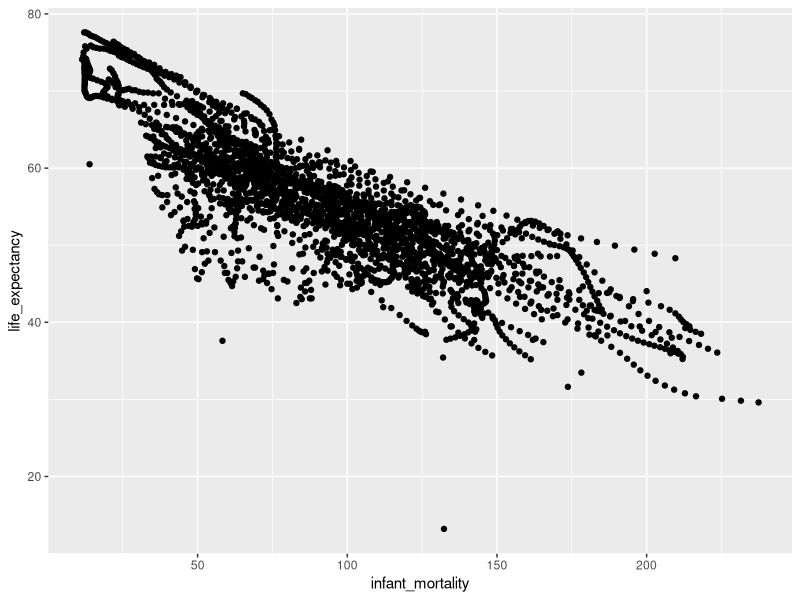
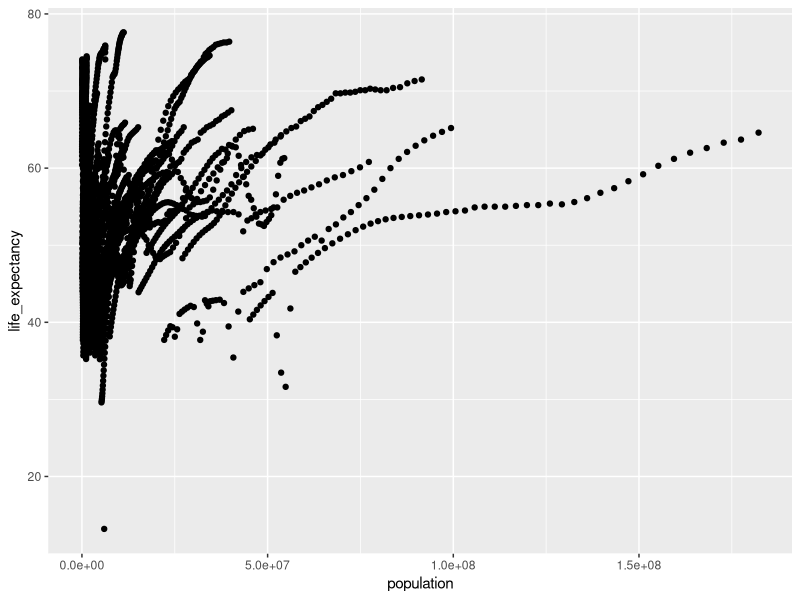
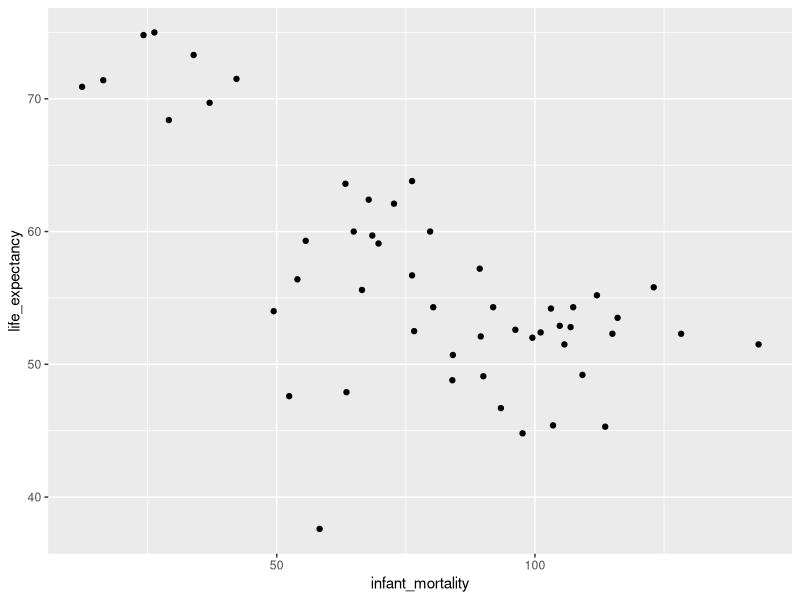
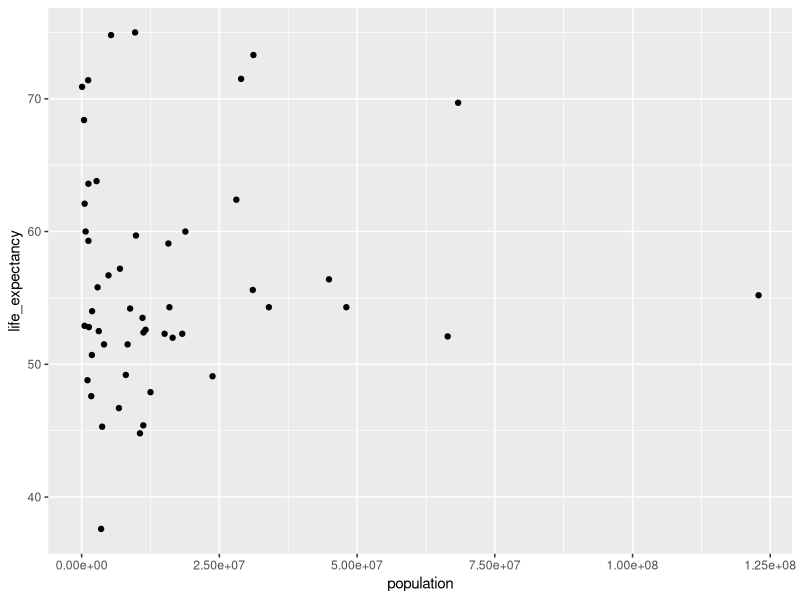
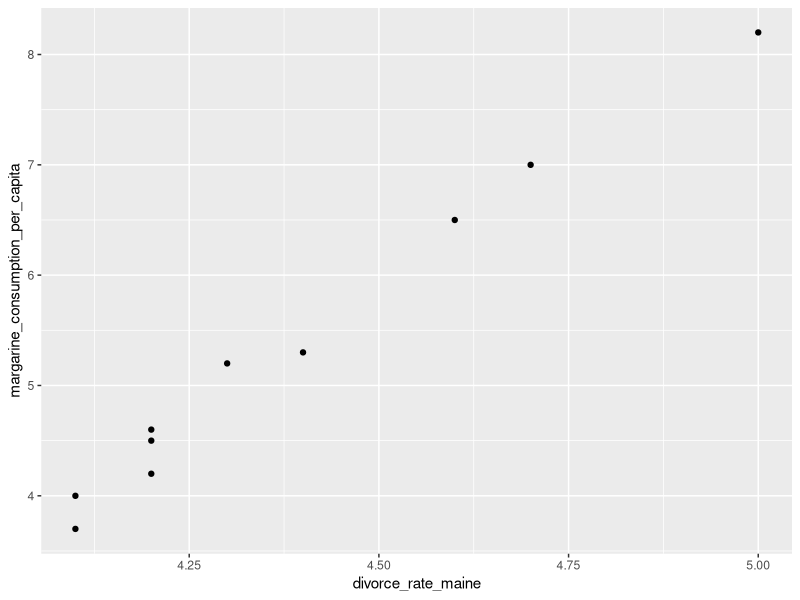
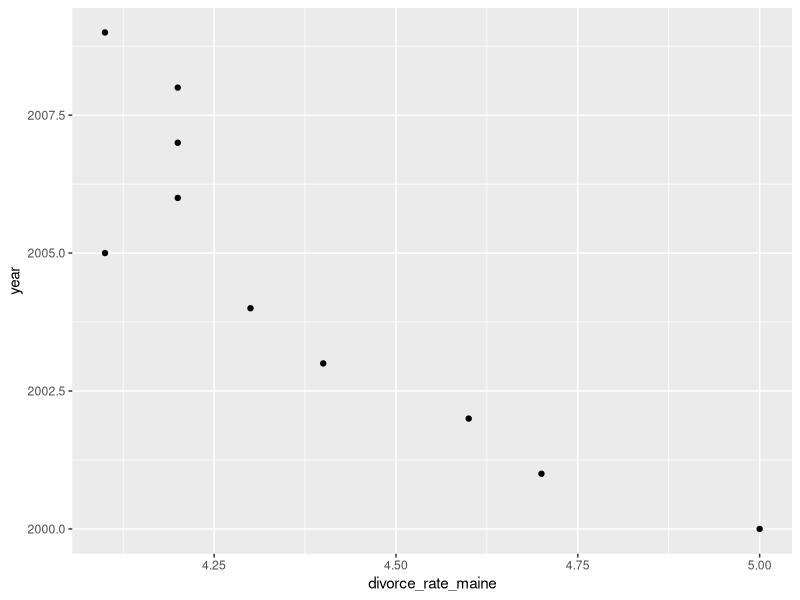
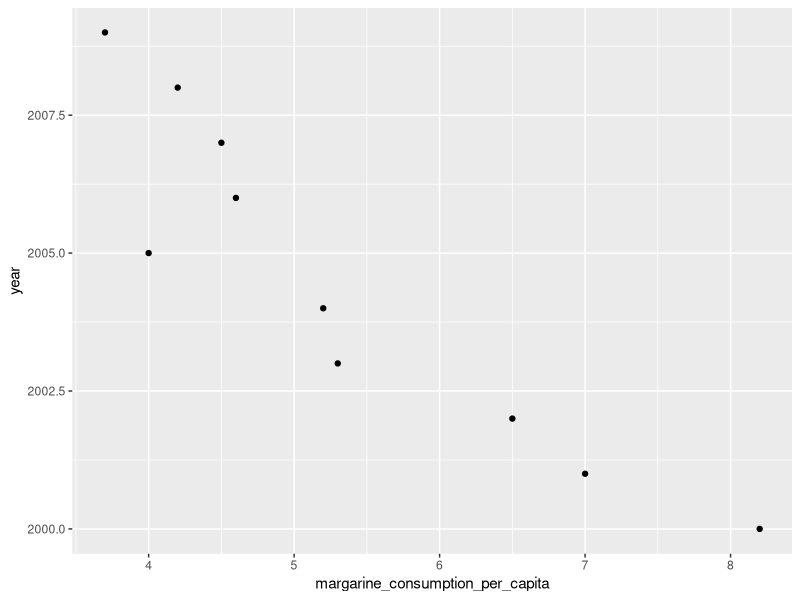

Write the R code that produced these figures, in order.
## ---- chunk 1
#loading dslabs 
library(dslabs)


#viewing help file for gapminder data
help("gapminder")
## ---- chunk 2
str(gapminder)
## ---- chunk 3
summary(gapminder)

## ---- chunk 4
class(gapminder)
## ---- chunk 5
library(tidyverse)
## ---- chunk 6
africadata <- gapminder %>%
  filter(continent == "Africa")
## ---- chunk 7
str(africadata)
summary(africadata)
## ---- chunk 8
infant_expect <- subset(africadata, select = c(infant_mortality, life_expectancy))

## looking a structure of infant_expect
str(infant_expect)

## summary of infant_expect 
summary(infant_expect)
## ---- chunk 9
pop_expect <- subset(africadata, select = c(life_expectancy, population))

##structure of pop_expect
str(pop_expect)

##summary of pop_expect
summary(pop_expect)
## ---- chunk 10
library(ggplot2)
## ---- chunk 11
expect_infant_plot <- ggplot(infant_expect, aes(x = infant_mortality, y = life_expectancy)) +
  geom_point()

expect_infant_plot
## ---- chunk 12
expect_pop_plot <- ggplot(pop_expect, aes(x = population, y = life_expectancy)) +
  geom_point() + 
  scale_y_continuous()

expect_pop_plot
## ---- chunk 13
colSums(is.na(africadata)) ##finding out how many NA values exist for each column 

where_na_infant <- africadata %>% ## creating object that clearly shows which years have missing values for infant mortality
  filter(is.na(infant_mortality))

## ---- chunk 14
africa_twothousand <- africadata %>%
  filter(year == "2000")


str(africa_twothousand) ## double checking structure
summary(africa_twothousand) ## triple checking structure 
## ---- chunk 15
expect_infant_plot2000 <- ggplot(africa_twothousand, aes(x = infant_mortality, y = life_expectancy)) +
  geom_point()

expect_infant_plot2000
## ---- chunk 16
expect_pop_plot2000 <- ggplot(africa_twothousand, aes(x = population, y = life_expectancy)) +
  geom_point() + 
  scale_y_continuous()

expect_pop_plot2000
## ---- chunk 17
fit1 <- lm(life_expectancy ~ infant_mortality, africa_twothousand)

fit2 <- lm(life_expectancy ~ population, africa_twothousand)
## ---- chunk 18
summary(fit1)
summary(fit2)
## ---- chunk 19
#loading dslabs 
library(dslabs)


#viewing help file for divorce_margarine data
help("divorce_margarine")
## ---- chunk 20
#structure of data
str(divorce_margarine)

#summary of data
summary(divorce_margarine)
## ---- chunk 21
#check the class
class(divorce_margarine)

#load tidyverse
library(tidyverse)
## ---- chunk 22
#first, make an object with divorce_margarine data set
fulldivorce<- divorce_margarine

#next, make the object with only divorce_rate_maine and margarine_consumption_per_capita
margdivorce <- subset(divorce_margarine, select = c(divorce_rate_maine, margarine_consumption_per_capita))

#structure and summary checks
str(margdivorce)
summary(margdivorce)
## ---- chunk 23
#load ggplot for plot design
library(ggplot2)
#plot divorce as a function of margarine
divorce_margarine_plot <- ggplot(margdivorce, aes(x = divorce_rate_maine, y = margarine_consumption_per_capita)) +
  geom_point()
#load the plot
plot(divorce_margarine_plot)
## ---- chunk 24
#create an object with just year and divorce rates
yeardivorce <- subset(divorce_margarine, select = c(divorce_rate_maine, year))
#plot divorce as a function of the year
divorce_year_plot <- ggplot(yeardivorce, aes(x = divorce_rate_maine, y = year)) +
  geom_point()
#load the plot
plot(divorce_year_plot)
## ---- chunk 25
#make an object with just margarine consumption and years
yearmarg <- subset(divorce_margarine, select = c(margarine_consumption_per_capita, year))
#plot margarine consumption as a function of the year
margarine_year_plot <- ggplot(yearmarg, aes(x = margarine_consumption_per_capita, y = year)) +
  geom_point()
#plot it
plot(margarine_year_plot)
## ---- chunk 26
#fit margarine as a predictor for divorce
fit_margarine_only <- lm(divorce_rate_maine ~ margarine_consumption_per_capita, divorce_margarine)

#fit marg and year as predicotrs for divorce
fit_margarine_year <- lm(divorce_rate_maine ~ margarine_consumption_per_capita + year, divorce_margarine)

#call both plots
summary(fit_margarine_only)
summary(fit_margarine_year)
